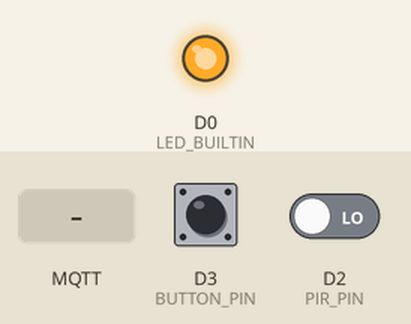
This sketch was run on a simulated ESP8266 (NodeMCU). Parts: output pins drawn as LEDs (lit = HIGH). Dashed ring = blinking. Inputs (shaded band) come from the test bench; at power-on: D3 (BUTTON_PIN) HIGH, D2 (PIR_PIN) LOW. WiFi joins after 1.5 s; servers stay silent unless stated; no MQTT or app messages arrive unless stated; what the sketch prints to the serial monitor is not drawn.

Above: at 2.8 s.
2.9 s: MQTT message "1" arrives on the first subscribed topic
At 3.17 s:
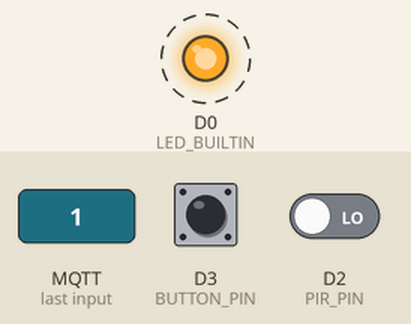
7.4 s: MQTT message "0" arrives on the first subscribed topic
At 10.1 s:
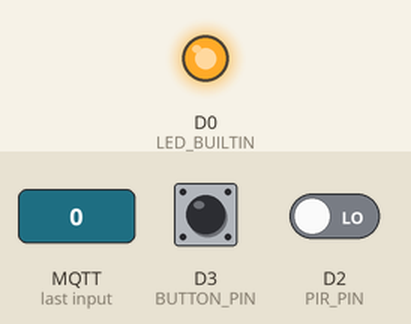
10.4 s: MQTT message "2" arrives on the first subscribed topic
At 10.63 s:
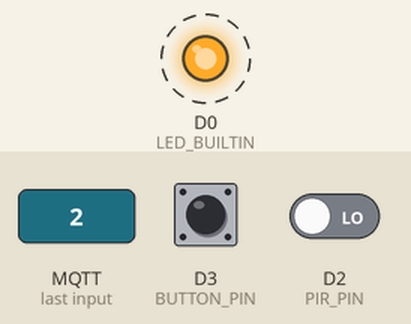
Timing chart, 0 to 13.9 s (numbered marks = the images above; inputs shaded):
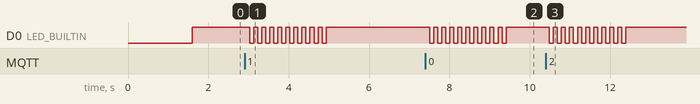

The sketch:

codigo.ino
```cpp
#include <MFRC522.h>
#include <PubSubClient.h>
#include <ESP8266WiFi.h>
#include <ArduinoJson.h>

// Definir los pines del lector RFID
#define RST_PIN D1
#define SS_PIN D8
#define LED_BUILTIN D0
#define BUTTON_PIN D3
#define PIR_PIN D2


MFRC522 mfrc522(SS_PIN, RST_PIN);  // Instancia de la clase

// Definir los detalles de la conexión a WiFi y MQTT
const char* ssid = "Angelito";
const char* password = "c@lvo123";
const char* mqtt_server = "34.175.223.88";  //mosquitto_sub -h 34.175.223.88 -t \# -d
const char* mqtt_user = "NODEMCU";
const char* mqtt_password = "esp8266";


// Nombres de los tópicos MQTT
const char* mqtt_topic_solicitud = "solicitud/NFC";
const char* mqtt_topic_comando = "cmd/abrir";
const char* mqtt_topic_max_intentos = "maxIntentos";
const char* mqtt_topic_timbre = "solicitud/timbre";
const char* mqtt_topic_alarma = "alarma";
const char* mqtt_topic_configuracion = "cmd/conf";


// Crear una instancia del cliente MQTT
WiFiClient espClient;
PubSubClient mqttClient(espClient);

bool isCardReadEnabled = true;              // Variable para habilitar/deshabilitar la lectura de tarjetas
bool isDoorOpen = false;                    // Variable para indicar si la puerta está abierta
bool isReadModeEnabled = true;              // Variable para habilitar/deshabilitar el modo de lectura de tarjetas
unsigned int failedAttempts = -1;           // Contador de intentos fallidos de lectura de tarjetas
unsigned int maxAttempts = 5;               // Número máximo de intentos fallidos permitidos
unsigned long tiempoOpen = 3000;            // Variable para controlar el tiempo de encendido del led 3 segundos predeterminado
bool buttonState = false;                   //Estado del pulsador
bool isMotionDetected = false;              // Movimiento del sensor PIR
bool alarma = false;                        // Alarma apagada por defecto
unsigned long motionStartTime = 0;          // Variable para almacenar el tiempo de inicio de detección de movimiento
const unsigned long motionDuration = 7000;  // Duración mínima de detección de movimiento en milisegundos (7 segundos)
unsigned long lastCardReadTime = 0;         // Variable para almacenar el tiempo de la última lectura de tarjeta
unsigned long cardReadInterval = 5000;      // Intervalo de tiempo en milisegundos entre lecturas de tarjetas

void reconnect();
void handleButtonPress();
void handleCardRead();
void processCommand(const char* topic, const char* message);
void resetFailedAttempts();
void updateAttempts();
void enableReadMode();
void disableReadMode();

void setup() {
  // Inicializar el lector RFID
  SPI.begin();
  mfrc522.PCD_Init();

  // Inicializar la conexión serial
  Serial.begin(9600);

  // Conectar al WiFi
  WiFi.begin(ssid, password);
  while (WiFi.status() != WL_CONNECTED) {
    delay(500);
    Serial.print(".");
  }
  Serial.println();
  Serial.println("Conectado al WiFi");

  // Conectar al broker MQTT
  mqttClient.setServer(mqtt_server, 1883);
  // Convertir la función processCommand en un puntero a función compatible
  std::function<void(char*, byte*, unsigned int)> callbackWrapper = [](char* topic, byte* payload, unsigned int length) {
    callback(topic, payload, length);
  };

  // Setear el callback del cliente MQTT
  mqttClient.setCallback(callbackWrapper);
  reconnect();

  // Nos suscribimos a la configuracion
  mqttClient.subscribe(mqtt_topic_comando);
  mqttClient.subscribe(mqtt_topic_configuracion);


  // Configurar el pin del LED incorporado como salida
  pinMode(LED_BUILTIN, OUTPUT);
  digitalWrite(LED_BUILTIN, HIGH);  // Apagar el LED al inicio

  // Configurar el pulsador
  pinMode(BUTTON_PIN, INPUT);

  // Configurar la función de reinicio del contador de intentos fallidos
  resetFailedAttempts();

  // Actualizar el valor de intentosFallidos
  updateAttempts();

  // Habilitar el modo de lectura de tarjetas
  enableReadMode();
}


void loop() {
  handleCardRead();
  delay(10);
  handleButtonPress();
  delay(10);
  detectMotion();
  delay(10);
  mqttClient.loop();
  delay(10);
}

void handleButtonPress() {
  if (digitalRead(BUTTON_PIN) == LOW && !buttonState) {
    buttonState = true;
    mqttClient.publish(mqtt_topic_timbre, "Timbre pulsado");
  } else if (digitalRead(BUTTON_PIN) == HIGH) {
    buttonState = false;
  }
}

void handleCardRead() {
  if (isCardReadEnabled && isReadModeEnabled && mfrc522.PICC_IsNewCardPresent() && mfrc522.PICC_ReadCardSerial()) {
    isCardReadEnabled = false;
    lastCardReadTime = millis();

    String cardNumber = "";
    for (byte i = 0; i < mfrc522.uid.size; i++) {
      cardNumber.concat(String(mfrc522.uid.uidByte[i] < 0x10 ? "0" : ""));
      cardNumber.concat(String(mfrc522.uid.uidByte[i], HEX));
    }
    Serial.println("Número de tarjeta leído: " + cardNumber);

    StaticJsonDocument<200> jsonDocument;
    jsonDocument["tag"] = cardNumber;

    String jsonString;
    serializeJson(jsonDocument, jsonString);

    mqttClient.publish(mqtt_topic_solicitud, jsonString.c_str());
  }

  if (!isCardReadEnabled && (millis() - lastCardReadTime >= cardReadInterval)) {
    isCardReadEnabled = true;
  }
}

void reconnect() {
  while (!mqttClient.connected()) {
    Serial.println("Intentando reconexión al broker MQTT...");
    if (mqttClient.connect("NodeMCU-esp8266",mqtt_user,mqtt_password)) {
      Serial.println("Conectado al broker MQTT");
    } else {
      Serial.println("Falló al conectar al broker MQTT. Reintentando en 5 segundos...");
      delay(5000);
    }
  }
}

void detectMotion() {
  if (digitalRead(PIR_PIN) == HIGH) {
    //Serial.println(" MOVIMIENTO...");
    if (!isMotionDetected) {
      motionStartTime = millis();  // Actualizar el tiempo de inicio de detección de movimiento
      isMotionDetected = true;
    }
  } else {
    motionStartTime = 0;  // Actualizar el tiempo de inicio de detección de movimiento

    if (isMotionDetected && (millis() - motionStartTime >= motionDuration) && alarma) {

      //Serial.println("Movimiento detectado durante al menos 7 segundos");

      mqttClient.publish(mqtt_topic_alarma, "Movimiento detectado, cuidado!!");
    }

    isMotionDetected = false;
  }
}


void processCommand(const char* topic, const char* message) {
  Serial.print("Mensaje recibido en el tópico: ");
  Serial.println(topic);

  String receivedMessage(message);

  if (strcmp(topic, mqtt_topic_comando) == 0) {
    DynamicJsonDocument jsonDocument(200);
    DeserializationError error = deserializeJson(jsonDocument, receivedMessage);
    if (error) {
      Serial.println("Error al analizar el JSON");
      return;
    }

    if (jsonDocument.containsKey("OK") && jsonDocument["OK"] == true) {
      Serial.println("Puerta abierta");
      resetFailedAttempts();
      isDoorOpen = true;
      digitalWrite(LED_BUILTIN, LOW);
      delay(tiempoOpen);
      digitalWrite(LED_BUILTIN, HIGH);
    } else {
      Serial.println("Intento fallido...");
      isDoorOpen = false;
      for (int i = 0; i < 10; i++) {
        digitalWrite(LED_BUILTIN, LOW);
        delay(100);
        digitalWrite(LED_BUILTIN, HIGH);
        delay(100);
      }
      updateAttempts();
    }
  } else if (strcmp(topic, mqtt_topic_configuracion) == 0) {

    Serial.println("Cambiando configuración...");

    DynamicJsonDocument jsonDocument(200);
    DeserializationError error = deserializeJson(jsonDocument, receivedMessage);
    if (error) {
      Serial.println("Error al analizar el JSON");
      return;
    }


    if (jsonDocument.containsKey("alarma")) {
      alarma = jsonDocument["alarma"];
      Serial.print("Nueva configuración de alarma: ");
      Serial.println(alarma);
    }

    if (jsonDocument.containsKey("tiempoOpen")) {
      tiempoOpen = long(jsonDocument["tiempoOpen"])*1000;
      Serial.print("Nueva configuración de tiempoOpen: ");
      Serial.println(tiempoOpen);
    }

    if (jsonDocument.containsKey("cardReadInterval")) {
      cardReadInterval = long(jsonDocument["cardReadInterval"])*1000;
      Serial.print("Nueva configuración de cardReadInterval: ");
      Serial.println(cardReadInterval);
    }

    if (jsonDocument.containsKey("isReadModeEnabled")) {
      isReadModeEnabled = jsonDocument["isReadModeEnabled"];
      Serial.print("Nueva configuración de isReadModeEnabled: ");
      Serial.println(isReadModeEnabled);
    }

    if (jsonDocument.containsKey("maxAttempts")) {
      maxAttempts = jsonDocument["maxAttempts"];
      Serial.print("Nueva configuración de maxAttempts: ");
      Serial.println(maxAttempts);
    }
  }
}

void resetFailedAttempts() {
  failedAttempts = 0;
}

void updateAttempts() {
  failedAttempts += 1;

  if (failedAttempts >= maxAttempts) {
    disableReadMode();
  }
}

void enableReadMode() {
  isReadModeEnabled = true;
}

void disableReadMode() {
  isReadModeEnabled = false;

  StaticJsonDocument<50> jsonDocument;
  jsonDocument["maxIntentos"] = failedAttempts;

  String jsonString;
  serializeJson(jsonDocument, jsonString);

  mqttClient.publish(mqtt_topic_max_intentos, jsonString.c_str());
}

void callback(char* topic, byte* payload, unsigned int length) {
  // Esta función se llama automáticamente cuando se recibe un mensaje MQTT en el tópico suscrito

  Serial.print("Mensaje recibido en el tópico: ");
  Serial.println(topic);

  // Convertir el payload a un string
  String message = "";
  for (int i = 0; i < length; i++) {
    message += (char)payload[i];
  }

  Serial.print("Mensaje recibido: ");
  Serial.println(message);

  // Llamar a la función processCommand con los argumentos convertidos
  processCommand(topic, message.c_str());
}
```

Measured:
- after the input at 2.9 s, D0 (LED_BUILTIN): alternates HIGH for 0.10 s and LOW for 0.10 s, 20 changes in all, then stays HIGH, starting after 0.13 s
- after the input at 7.4 s, D0 (LED_BUILTIN): alternates HIGH for 0.10 s and LOW for 0.10 s, 20 changes in all, then stays HIGH, starting after 0.11 s
- after the input at 10.4 s, D0 (LED_BUILTIN): alternates HIGH for 0.10 s and LOW for 0.10 s, 20 changes in all, then stays HIGH, starting after 0.09 s
